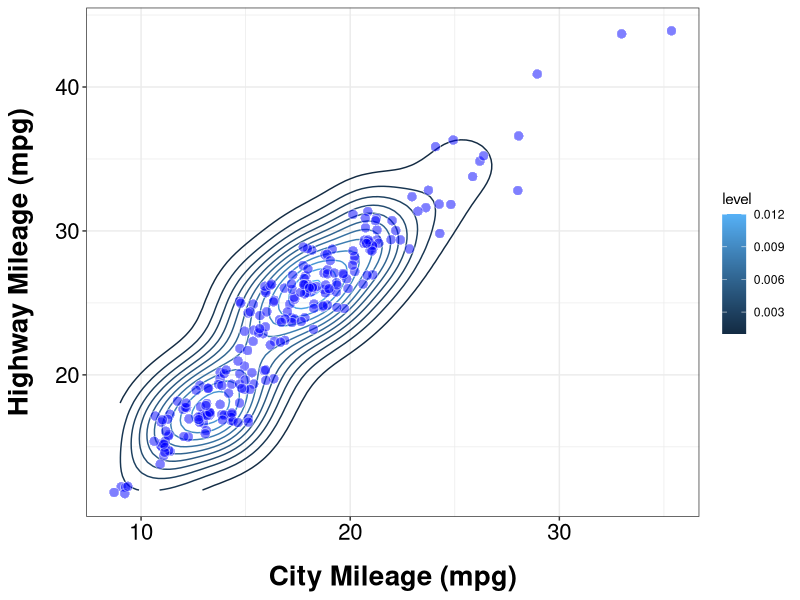
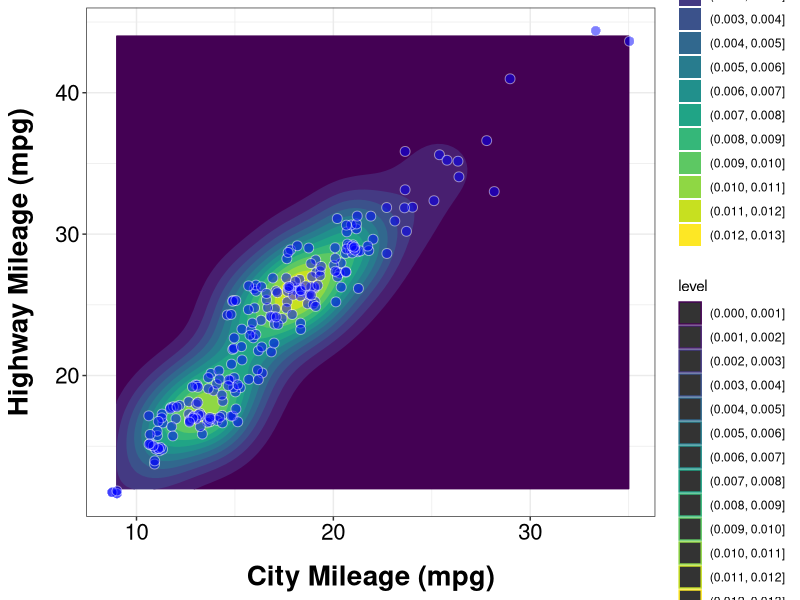

Write R code to recreate these figures, in order.
# CREATED BY: DANIEL KUHMAN
# CONTACT: DANIEL.KUHMAN@KUHMANTECH.COM
# PURPOSE: CREATE COUNTOUR PLOTS

# LIBRARIES
library('tidyverse')

# DATA
data(mpg, package = 'ggplot2')
as.data.frame(mpg)

# PLOT UNFILLED DENSITY 
ggplot(mpg,
       aes(x = cty,
           y = hwy)) +
  geom_density2d(aes(color = ..level..)) +
  geom_jitter(shape = 21,
              color = 'white',
              size = 3,
              fill = 'blue',
              alpha = 0.5) +
  ylab('Highway Mileage (mpg)') +
  xlab('City Mileage (mpg)') +
  theme_bw() +
  theme(
    axis.title.y = element_text(size = 20,
                                color = 'black',
                                face = 'bold',
                                margin = margin(t=0,r=15,b=0,l=0)),
    axis.title.x = element_text(size = 20,
                                color = 'black',
                                face = 'bold',
                                margin = margin(t=15,r=0,b=0,l=0)),
    axis.text = element_text(size = 16,
                             color = 'black')
  )

# PLOT FILLED DENSITY
ggplot(mpg,
       aes(x = cty,
           y = hwy)) +
  geom_density2d_filled(aes(color = ..level..)) +
  geom_jitter(shape = 21,
              color = 'white',
              size = 3,
              fill = 'blue',
              alpha = 0.5) +
  ylab('Highway Mileage (mpg)') +
  xlab('City Mileage (mpg)') +
  theme_bw() +
  theme(
    axis.title.y = element_text(size = 20,
                                color = 'black',
                                face = 'bold',
                                margin = margin(t=0,r=15,b=0,l=0)),
    axis.title.x = element_text(size = 20,
                                color = 'black',
                                face = 'bold',
                                margin = margin(t=15,r=0,b=0,l=0)),
    axis.text = element_text(size = 16,
                             color = 'black')
  )
